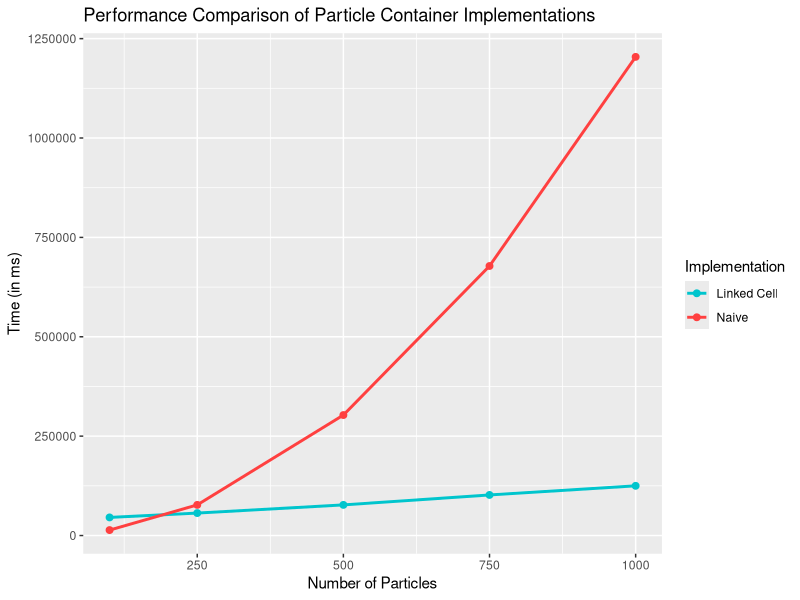

Generate this figure with R:
library(ggplot2)

performance <- read.csv("data.csv")

ggplot(performance, aes(num_particles, time, color = implementation)) +
  geom_point(size = 2) +
  geom_line(linewidth = 1) +
  scale_color_manual(
    name="Implementation",
    labels = c("Linked Cell","Naive"),
    values = c("turquoise3","brown1")
  ) +
  labs(
    title = "Performance Comparison of Particle Container Implementations",
    x = "Number of Particles",
    y = "Time (in ms)",
  )
